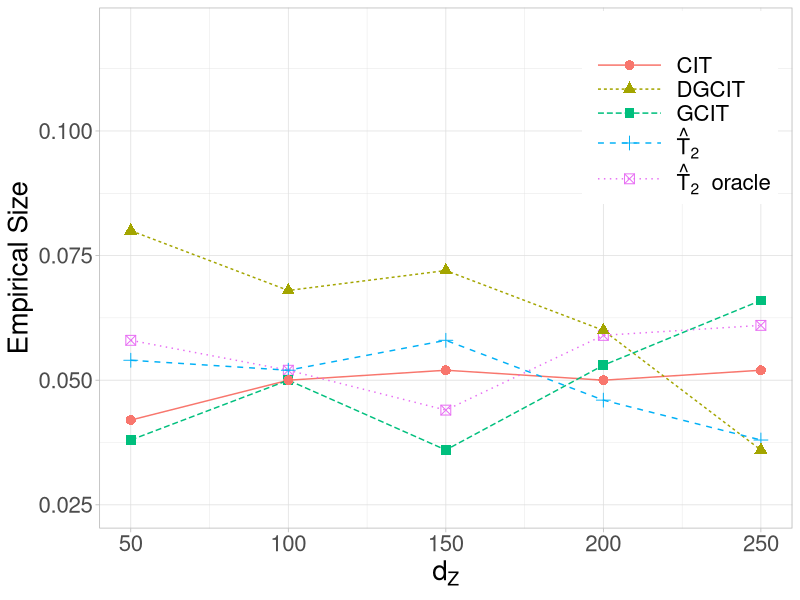
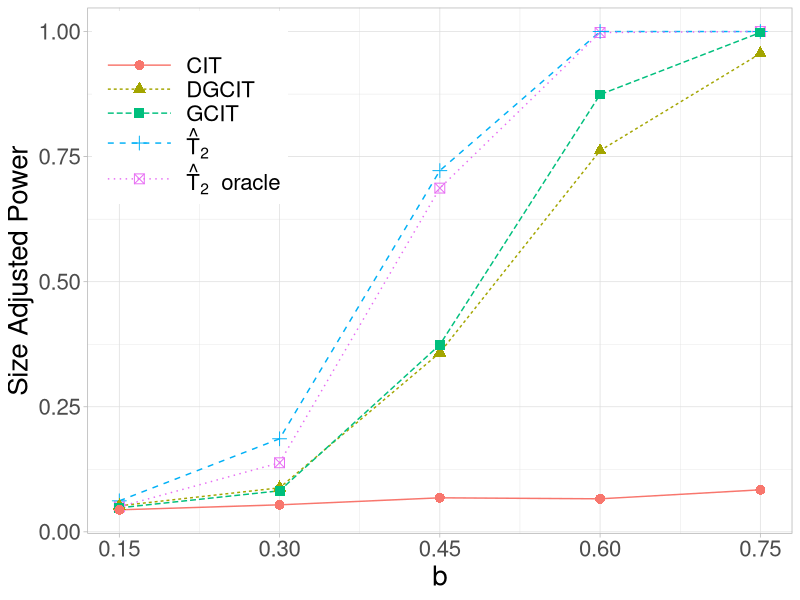
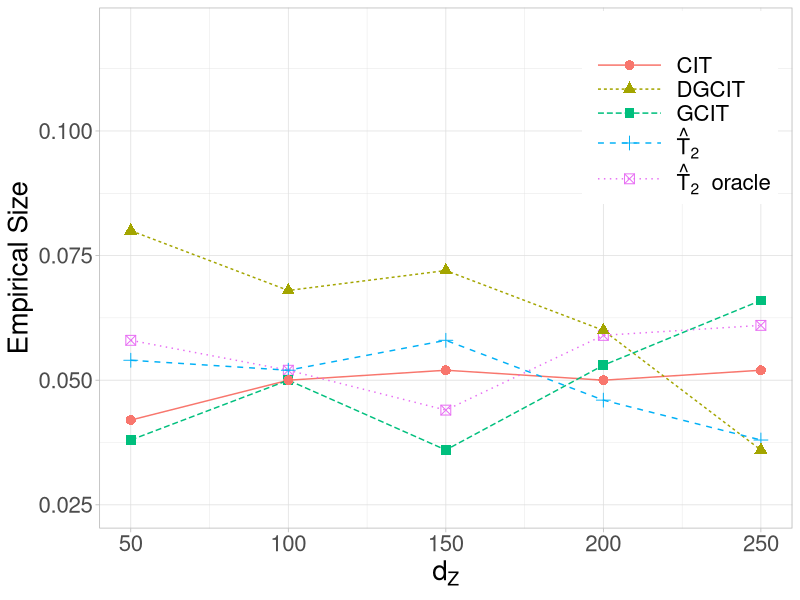
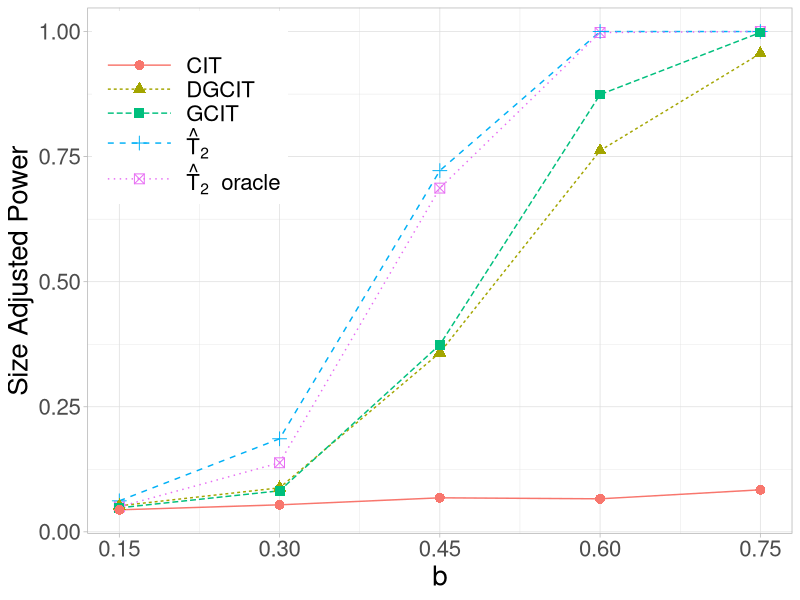

Write R code to recreate these figures, in order.
## ---- chunk 1
knitr::opts_chunk$set(echo = TRUE)
## ---- chunk 2
library(tidyverse)
## ---- chunk 3
gg_color_hue <- function(n) {
  hues = seq(15, 375, length = n + 1)
  hcl(h = hues, l = 65, c = 100)[1:n]
}
## ---- chunk 4
mgan_oracle <- data.frame(dim = c(50,100,150,200,250),
                   type1_error = c(5.8, 5.2, 4.4, 5.9, 6.1),
                   method = "ours Oracle")

mgan_mmd2 <- data.frame(dim = c(50,100,150,200,250),
                   type1_error = c(5.4, 5.2, 5.8, 4.6, 3.8),
                   method = "ours MMD2")

dcgit <- data.frame(dim = c(50,100,150,200,250),
                   type1_error = c(8.00, 6.8, 7.2, 6, 3.6),
                   method = "DGCIT")

gcit <- data.frame(dim = c(50,100,150,200,250),
                   type1_error = c(3.8, 5, 3.6, 5.3, 6.6),
                   method = "GCIT")

cit <- data.frame(dim = c(50,100,150,200,250),
                   type1_error = c(4.2, 5, 5.2, 5, 5.2),
                   method = "CIT")
## ---- chunk 5
ggplot(data = rbind(mgan_oracle, mgan_mmd2, dcgit, gcit, cit)) +
  geom_line(mapping = aes(x = dim, y = type1_error/100, col = method, linetype = method)) +
  geom_point(mapping = aes(x = dim, y = type1_error/100, col = method, shape = method), size=3) +
  labs(x = expression(d[Z]), y = "Empirical Size" ) +
  theme_light() +
  theme(legend.position = c(1 - 0.30, 1 -0.01), legend.justification = c(0.01, 1 -0.01))+
  ylim(2.5/100, 12/100) + 
scale_colour_manual(name = "", values = gg_color_hue(5), 
                     labels = c("CIT", "DGCIT", "GCIT", expression(hat(T)[2]), bquote(hat(T)[2] ~ " oracle") )) +
scale_shape_discrete(name = "", 
                      labels = c( "CIT", "DGCIT", "GCIT", expression(hat(T)[2]), bquote(hat(T)[2] ~ " oracle") ))+
scale_linetype_discrete(name = "", labels = c( "CIT", "DGCIT", "GCIT", expression(hat(T)[2]), bquote(hat(T)[2] ~ " oracle") ))+
  theme(legend.key.width=unit(2,"cm")) +
  theme(text=element_text(size=20))
ggsave(filename = "z_null3_plot_level_5.png", dpi = 350 )
## ---- chunk 6

mgan_oracle <- data.frame(b = c(0.15,0.3,0.45,0.6,0.75),
                   power = c(5.0, 13.8, 68.7, 99.8, 100),
                   method = "ours Oracle")

mgan_mmd2 <- data.frame(b = c(0.15,0.3,0.45,0.6,0.75),
                   power = c(6.2, 18.6, 72.2, 100, 100),
                   method = "ours MMD2")

dcgit <- data.frame(b = c(0.15,0.3,0.45,0.6,0.75),
                   power = c(5.2, 8.8, 35.8, 76.2, 95.6),
                   method = "DGCIT")

gcit <- data.frame(b = c(0.15,0.3,0.45,0.6,0.75),
                   power = c(4.8, 8.2, 37.4, 87.4, 99.8),
                   method = "GCIT")

cit  <- data.frame(b = c(0.15,0.3,0.45,0.6,0.75),
                   power = c(4.4, 5.4, 6.8, 6.6, 8.4),
                   method = "CIT")
## ---- chunk 7
ggplot(data = rbind(mgan_oracle,mgan_mmd2, dcgit, gcit, cit)) +
  geom_line(mapping = aes(x = b, y = power/100, col = method, linetype = method)) +
  geom_point(mapping = aes(x = b, y = power/100, col = method, shape = method), size=3) +
  labs(x = "b", y = "Size Adjusted Power" ) +
  theme_light()+
  scale_x_continuous(breaks = c(0.15,0.3,0.45,0.6,0.75)) + 
  theme(legend.position = c(0.01, 1 - 0.01), legend.justification = c(0.01, 1 - 0.01)) + 
scale_colour_manual(name = "", values = gg_color_hue(5), 
                     labels = c("CIT", "DGCIT", "GCIT", expression(hat(T)[2]), bquote(hat(T)[2] ~ " oracle") )) +
scale_shape_discrete(name = "", 
                      labels = c( "CIT", "DGCIT", "GCIT", expression(hat(T)[2]), bquote(hat(T)[2] ~ " oracle") ))+
scale_linetype_discrete(name = "", labels = c( "CIT", "DGCIT", "GCIT", expression(hat(T)[2]), bquote(hat(T)[2] ~ " oracle") ))+
  theme(legend.key.width=unit(2,"cm"))+
  theme(text=element_text(size=20))
ggsave(filename = "z_adj_power3_plot_level_5.png", dpi = 350 )
